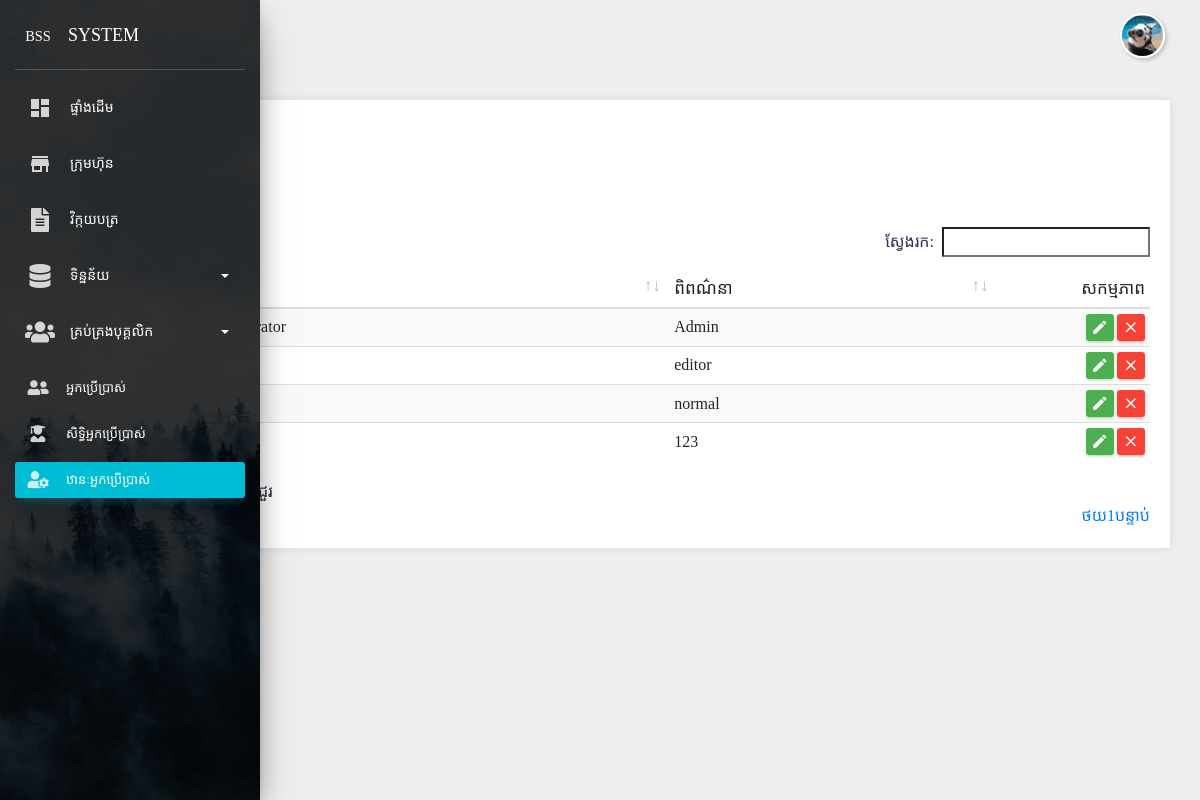
/userroles/index.php (signed in), run on the app's committed database.
### tables this page shows
CREATE TABLE `tbl_main_menu` (
  `mm_id` int(11) NOT NULL,
  `mm_name` char(50) NOT NULL,
  `mm_icon` char(50) NOT NULL,
  `mm_directory` char(50) NOT NULL,
  `mm_index_order` tinyint(4) NOT NULL
);

CREATE TABLE `tbl_left_menu` (
  `lm_id` int(11) NOT NULL,
  `lm_name` char(50) NOT NULL,
  `lm_icon` char(50) NOT NULL,
  `lm_directory` char(50) NOT NULL,
  `lm_index_order` tinyint(4) NOT NULL,
  `lm_main_menu` int(11) NOT NULL,
  `lm_status` int(11) NOT NULL
);

CREATE TABLE `user_roles` (
  `id` int(11) NOT NULL,
  `ur_name` varchar(25) NOT NULL,
  `ur_description` text
);

### userroles/index.php (the view, shortened to what this page needs)
<?php
	$m = '5';
	$sm = '7';
	include('../config/key.php');
	include('../layout/header.php');
	if (@$_GET['action']=='add') {
		include('create.php');
	}else{
		$query = $db->query("SELECT * FROM user_roles ORDER BY id");
		if ($query->num_rows > 0) {
			$tbody ='';
			$i =1;
			while ($role = $query->fetch_object()) {
				$tbody .='<tr>
										<td class="text-center">'.$i.'</td>
										<td>'.$role->ur_name.'</td>
										<td>'.$role->ur_description.'</td>
										<td class="td-actions text-right">'.
											buttonEdit($role->id).
											buttonDelete($role->id).'
										</td>
									</tr>';
				$i++;
			}
		}
	}
	include('../layout/footer.php');
?>

### layout/sidenav.php
<div class="sidebar" data-color="azure" data-background-color="black" data-image="<?=@BASE?>dist/img/sidenav4.jpg">
	<div class="logo">
		<a href="<?=@BASE?>" class="simple-text logo-mini">
			<small>BSS</small>
		</a>
		<a href="<?=@BASE?>	" class="simple-text logo-normal">
			SYSTEM
		</a>
	</div>
	<div class="sidebar-wrapper">
		<ul class="nav">
	    <?php
	        $v_get_menu = $db->query("SELECT A.*,COUNT(A.mm_id) AS sum_left_menu,
	        	(SELECT COUNT(*) FROM tbl_left_menu WHERE lm_main_menu=A.mm_id) as count_left_menu_exist
	        	FROM tbl_main_menu AS A
	            INNER JOIN tbl_left_menu AS B ON B.lm_main_menu=A.mm_id
	            INNER JOIN tbl_permission AS C ON C.p_module=B.lm_id
	            INNER JOIN users AS E ON E.u_role_id=C.p_position
	            WHERE E.id=".UID."
	            AND C.p_view='1'
	            GROUP BY A.mm_id
	            ORDER BY mm_index_order ASC");
	        while ($row_menu = mysqli_fetch_object($v_get_menu)) {
	            if($row_menu->sum_left_menu>1 OR $row_menu->count_left_menu_exist>1){
	            	echo '<li class="nav-item ">
												<a class="nav-link" data-toggle="collapse" href="#drop-'.$row_menu->mm_id.'">
													'.$row_menu->mm_icon.'
													<p>'.$row_menu->mm_name.'
														<b class="caret"></b>
													</p>
												</a>
												<div class="collapse '.((@$m==$row_menu->mm_id)?('show'):('')).'" id="drop-'.$row_menu->mm_id.'">
													<ul class="nav">';
													 	$v_get_sub_menu = $db->query("SELECT B.* FROM tbl_main_menu AS A
										                    INNER JOIN tbl_left_menu AS B ON B.lm_main_menu=A.mm_id
										                    INNER JOIN tbl_permission AS C ON C.p_module=B.lm_id
										                    INNER JOIN users AS E ON E.u_role_id=C.p_position
										                    WHERE E.id=".UID."
										                    AND B.lm_main_menu='".$row_menu->mm_id."'
										                    AND C.p_view='1'
										                    AND B.lm_status=1
										                    GROUP BY B.lm_id
										                    ORDER BY lm_index_order ASC");
										                while ($row_sub_menu = mysqli_fetch_object($v_get_sub_menu)) {
										                    echo '<li class="nav-item '.((@$sm==$row_sub_menu->lm_id)?('active'):('')).'">
														 		<a class="nav-link" href="'.@BASE.$row_sub_menu->lm_directory.'">
															 		'.$row_sub_menu->lm_icon.'
															 		<span class="sidebar-normal">'.$row_sub_menu->lm_name.' </span>
															 	</a>
														 	</li>';
               }
								echo '</ul>
								</div>
							</li>';
	            }else{
		            echo '<li class="nav-item '.(($m==$row_menu->mm_id)?('active'):('')).'">
												<a class="nav-link" href="'.@BASE.$row_menu->mm_directory.'">
													'.$row_menu->mm_icon.'
													<p>'.$row_menu->mm_name.'</p>
												</a>
											</li>';
	            }
	        }
    	?>
		</ul>
	</div>
</div>

### config/key.php (shortened to what this page needs)
<?php
  $db = new mysqli("localhost", "root", "", "DMS");
  if (isset($_SESSION['urole']) && $_SESSION['urole']!='') {
    @$get_action_permission = $db->query("SELECT * FROM tbl_permission WHERE p_position=".$_SESSION['urole']." AND p_module='$sm'");
    @$row_action_permission = mysqli_fetch_object($get_action_permission);
    function buttonEdit($edit_id){
      global $row_action_permission;
      if(@$row_action_permission->p_edit){
        return ' <a href="?action=edit&id='.$edit_id.'" rel="tooltip" class="btn btn-success" data-placement="left" data-original-title="Edit info">
            <i class="material-icons">edit</i>
        </a> ';
      }else{
        return ' <a href="#" rel="tooltip" class="btn btn-success disabled" data-placement="left" data-original-title="Edit info">
            <i class="material-icons">edit</i>
        </a> ';
      }
    }
    function buttonDelete($delete_id){
      global $row_action_permission;
      if(@$row_action_permission->p_delete){
        return '<button type="button" onclick="getId('.$delete_id.')" data-toggle="modal" data-target="#deleteModal" rel="tooltip" class="btn btn-danger" data-placement="left" data-original-title="Delete transactions" title="Delete">
          <i class="material-icons">close</i>
        </button>';
      }else{
        return '<button type="button" rel="tooltip" class="btn btn-danger disabled" data-placement="left">
          <i class="material-icons">close</i>
        </button>';
      }
    }
  }
?>

### data on the page
tbl_main_menu: mm_name "ផ្ទាំងដើម"
tbl_main_menu: mm_name "ក្រុមហ៊ុន"
tbl_main_menu: mm_name "វិក្កយបត្រ"
tbl_main_menu: mm_name "ទិន្នន័យ"
tbl_main_menu: mm_name "គ្រប់គ្រងបុគ្គលិក"
tbl_left_menu: lm_name "អ្នកប្រើប្រាស់"
tbl_left_menu: lm_name "សិទ្ធិអ្នកប្រើប្រាស់"
tbl_left_menu: lm_name "ឋានៈអ្នកប្រើប្រាស់"
user_roles: ur_description "Admin"
user_roles: ur_description "editor"
user_roles: ur_description "normal"
user_roles: ur_description "123"
